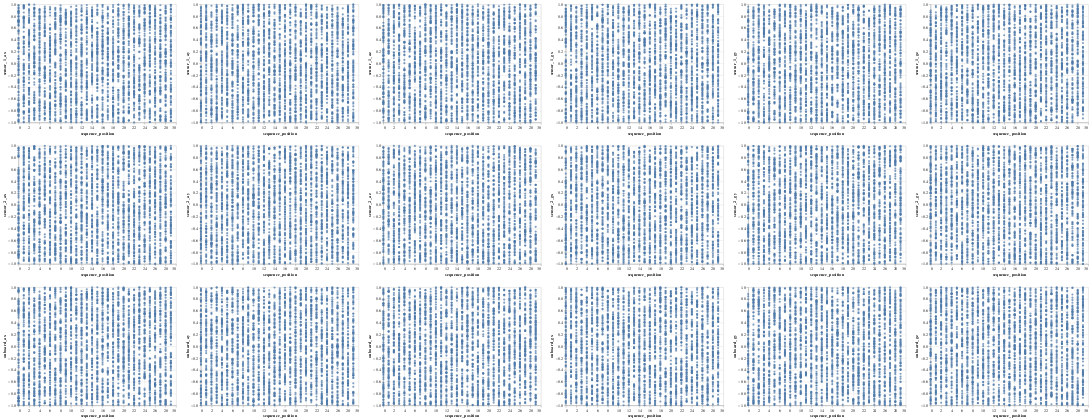

Here is the notebook cell this chart was saved with:
### Code cell
# letssee one of these plots
plot_dict['gesture_1']

### Figure 1 — Vega-Lite specification as saved in the notebook (floating-point values rounded to 4 significant figures; data arrays with more than 128 entries replaced by an {"elided": "..."} marker saying what was removed)
{"config": {"view": {"continuousWidth": 400, "continuousHeight": 300}}, "vconcat": [{"hconcat": [{"mark": "circle", "encoding": {"x": {"field": "sequence_position", "type": "quantitative"}, "y": {"field": "sensor_1_ax", "type": "quantitative"}}}, {"mark": "circle", "encoding": {"x": {"field": "sequence_position", "type": "quantitative"}, "y": {"field": "sensor_1_ay", "type": "quantitative"}}}, {"mark": "circle", "encoding": {"x": {"field": "sequence_position", "type": "quantitative"}, "y": {"field": "sensor_1_az", "type": "quantitative"}}}, {"mark": "circle", "encoding": {"x": {"field": "sequence_position", "type": "quantitative"}, "y": {"field": "sensor_1_gx", "type": "quantitative"}}}, {"mark": "circle", "encoding": {"x": {"field": "sequence_position", "type": "quantitative"}, "y": {"field": "sensor_1_gy", "type": "quantitative"}}}, {"mark": "circle", "encoding": {"x": {"field": "sequence_position", "type": "quantitative"}, "y": {"field": "sensor_1_gz", "type": "quantitative"}}}]}, {"hconcat": [{"mark": "circle", "encoding": {"x": {"field": "sequence_position", "type": "quantitative"}, "y": {"field": "sensor_2_ax", "type": "quantitative"}}}, {"mark": "circle", "encoding": {"x": {"field": "sequence_position", "type": "quantitative"}, "y": {"field": "sensor_2_ay", "type": "quantitative"}}}, {"mark": "circle", "encoding": {"x": {"field": "sequence_position", "type": "quantitative"}, "y": {"field": "sensor_2_az", "type": "quantitative"}}}, {"mark": "circle", "encoding": {"x": {"field": "sequence_position", "type": "quantitative"}, "y": {"field": "sensor_2_gx", "type": "quantitative"}}}, {"mark": "circle", "encoding": {"x": {"field": "sequence_position", "type": "quantitative"}, "y": {"field": "sensor_2_gy", "type": "quantitative"}}}, {"mark": "circle", "encoding": {"x": {"field": "sequence_position", "type": "quantitative"}, "y": {"field": "sensor_2_gz", "type": "quantitative"}}}]}, {"hconcat": [{"mark": "circle", "encoding": {"x": {"field": "sequence_position", "type": "quantitative"}, "y": {"field": "onboard_ax", "type": "quantitative"}}}, {"mark": "circle", "encoding": {"x": {"field": "sequence_position", "type": "quantitative"}, "y": {"field": "onboard_ay", "type": "quantitative"}}}, {"mark": "circle", "encoding": {"x": {"field": "sequence_position", "type": "quantitative"}, "y": {"field": "onboard_az", "type": "quantitative"}}}, {"mark": "circle", "encoding": {"x": {"field": "sequence_position", "type": "quantitative"}, "y": {"field": "onboard_gx", "type": "quantitative"}}}, {"mark": "circle", "encoding": {"x": {"field": "sequence_position", "type": "quantitative"}, "y": {"field": "onboard_gy", "type": "quantitative"}}}, {"mark": "circle", "encoding": {"x": {"field": "sequence_position", "type": "quantitative"}, "y": {"field": "onboard_gz", "type": "quantitative"}}}]}], "data": {"name": "data-306a2d2e8faad4b4afcf010895d4da19"}, "$schema": "https://vega.github.io/schema/vega-lite/v4.17.0.json", "datasets": {"data-306a2d2e8faad4b4afcf010895d4da19": {"elided": "3000 records"}}}
